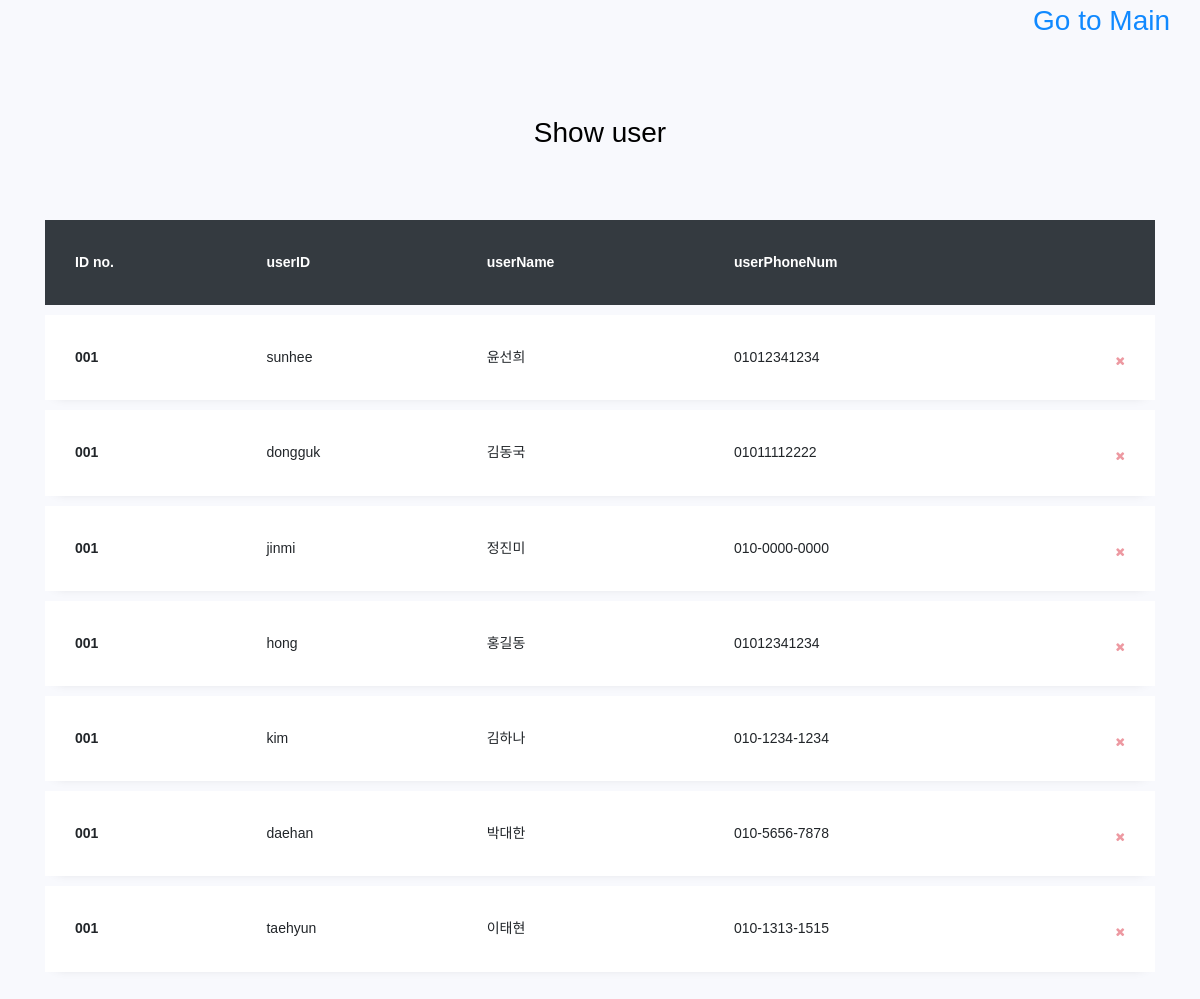
The app's page /show_user, older data.
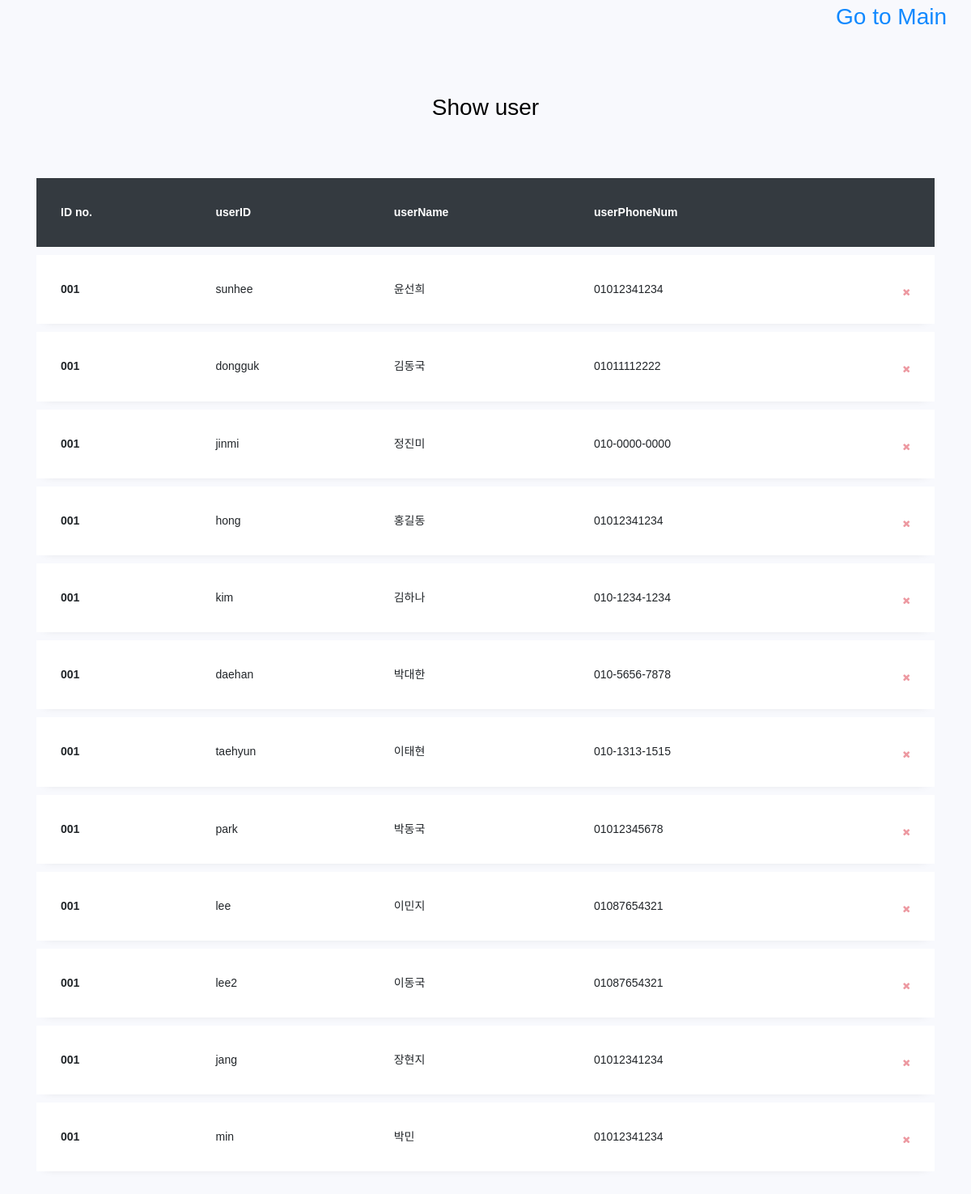
The same page, newer data.
### app.py (models this page shows, shortened)
class USER(db.Model):
    userID = db.Column(db.String(30), primary_key=True, unique=True)
    userPW = db.Column(db.String(50))
    userName = db.Column(db.String(100))
    userPhoneNum = db.Column(db.String(50))

### app.py (the view)
@app.route('/show_user')
def show_user():
    return render_template('show_user.html', USER=USER.query.all())

### templates/show_user.html (shortened to what this page needs)
<!DOCTYPE html>
<html>
<head>
    <link rel="stylesheet" href="https://maxcdn.bootstrapcdn.com/bootstrap/4.0.0/css/bootstrap.min.css">
    <link rel="stylesheet" href="https://stackpath.bootstrapcdn.com/font-awesome/4.7.0/css/font-awesome.min.css">
    <link rel="stylesheet" href="show_user.css">
    </head>
    <body>
        <h3 class='gotomain'><a href="{{ url_for('index') }}">Go to Main</a></h3>
        <section class="ftco-section">
        <div class="container">
            <div class="row justify-content-center">
                <div class="col-md-6 text-center mb-5">
                    <h2 class="heading-section">Show user</h2>
                </div>
            </div>
            <div class="row">
                <div class="col-md-12">
                    <div class="table-wrap">
                        <table class="table">
                          <thead class="thead-dark">
                            <tr>
                              <th>ID no.</th>
                              <th>userID</th>
                              <th>userName</th>
                              <th>userPhoneNum</th>
                              <th>&nbsp;</th>
                            </tr>
                          </thead>
                          <tbody>
                            {% for user in USER %}
                            <tr class="alert" role="alert">
                              <th scope="row">001</th>
                              <td>{{ user.userID }}</td>
                              <td>{{ user.userName }}</td>
                              <td>{{ user.userPhoneNum }}</td>
                              <td>
                                <a href="#" class="close" data-dismiss="alert" aria-label="Close">
                                <span aria-hidden="true"><i class="fa fa-close"></i></span>
                                </a>
                                </td>
                                </tr>
                                {% endfor %}
                                </tbody>
                            </table>
                        </div>
                    </div>
                </div>
            </div>
        </section>
    </body>
</html>

### templates/show_user.html (style rules this page uses)
.gotomain { position: absolute; right: 30px; }

Row changes from the older to the newer data that the page shows:
added USER: userID "park", userName "박동국", userPhoneNum "01012345678"
added USER: userID "lee", userName "이민지", userPhoneNum "01087654321"
added USER: userID "lee2", userName "이동국", userPhoneNum "01087654321"
added USER: userID "jang", userName "장현지", userPhoneNum "01012341234"
added USER: userID "min", userName "박민", userPhoneNum "01012341234"
